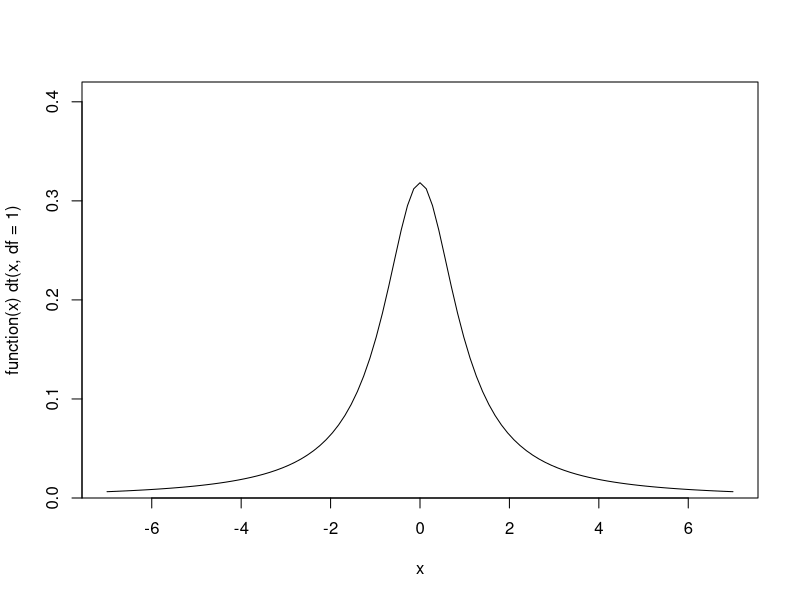
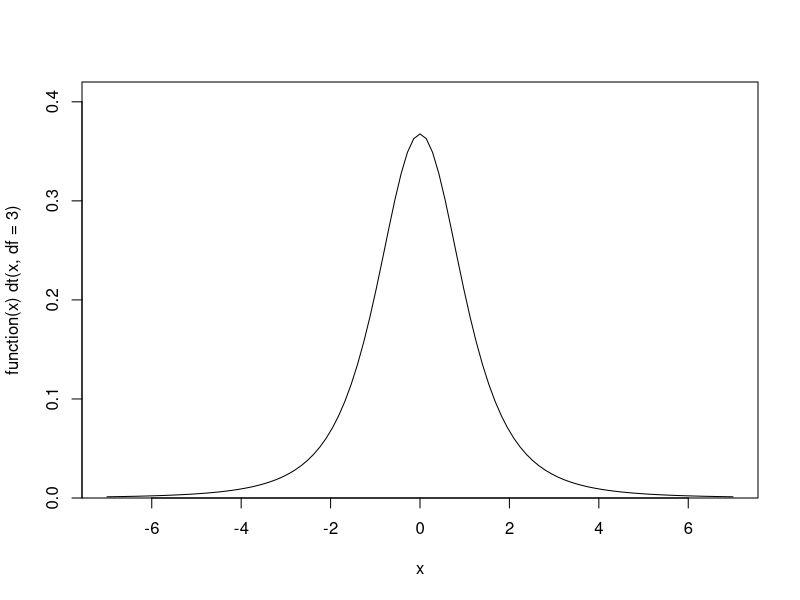
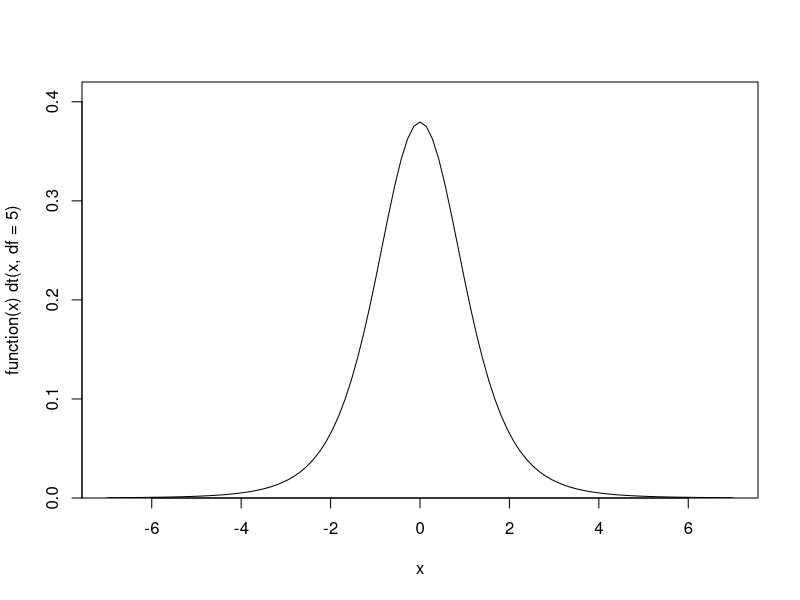
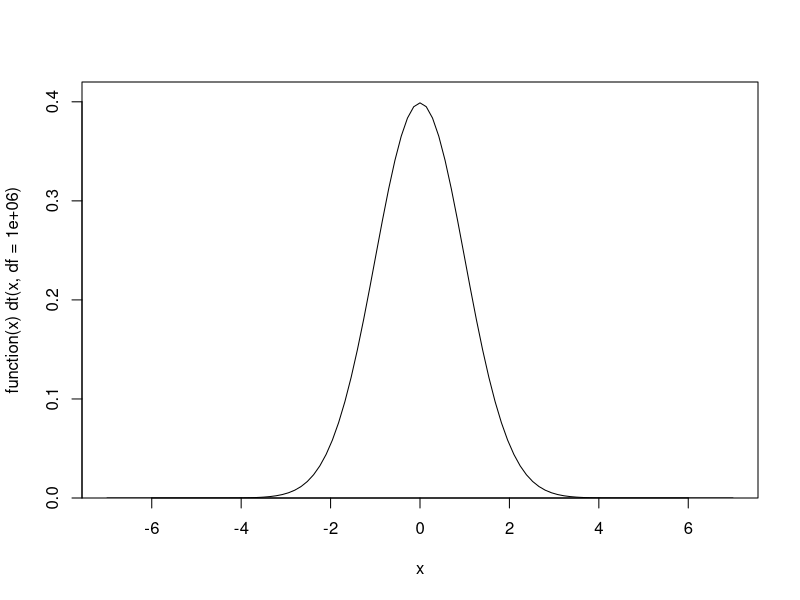
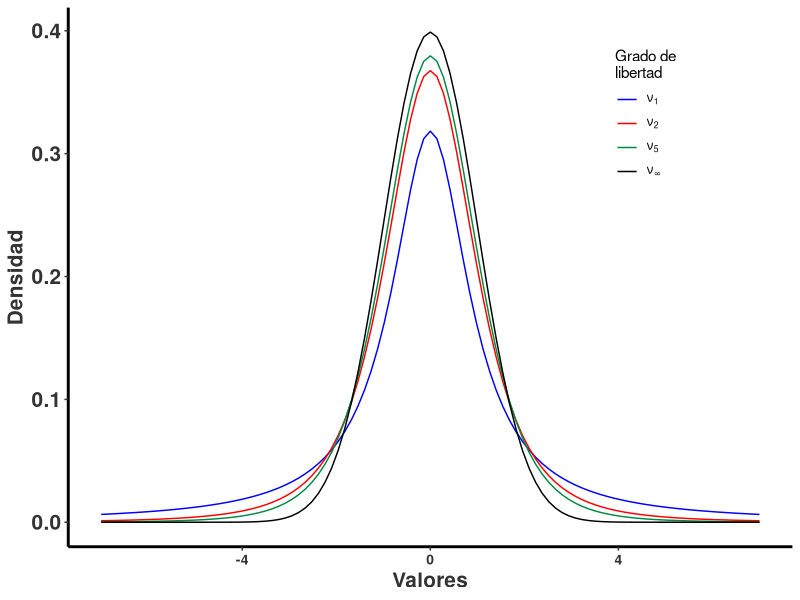
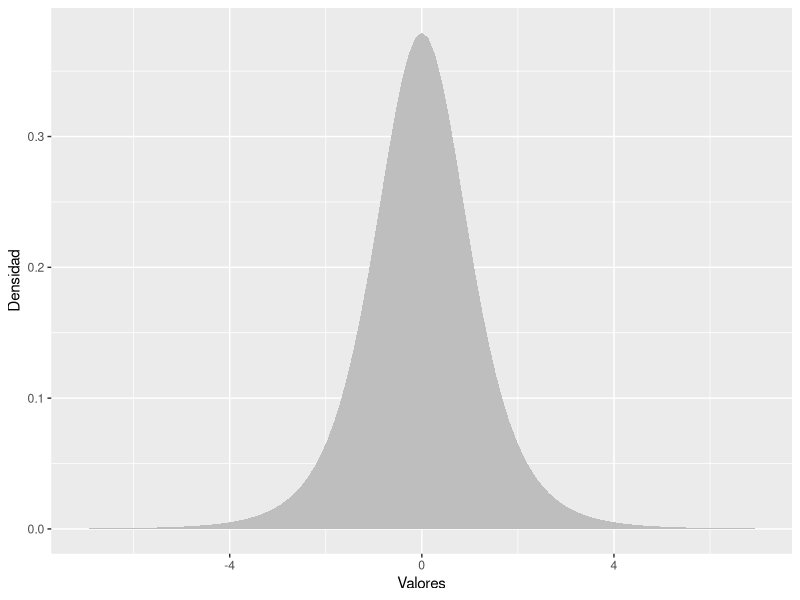
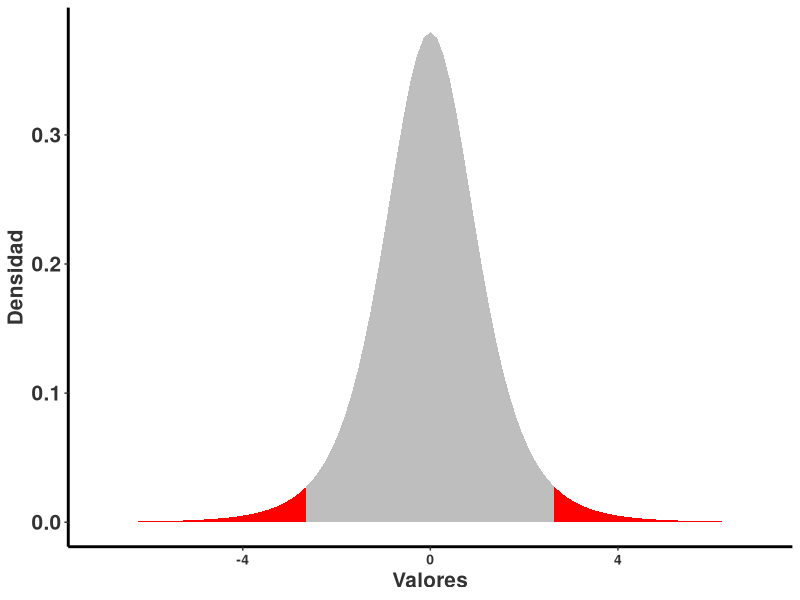
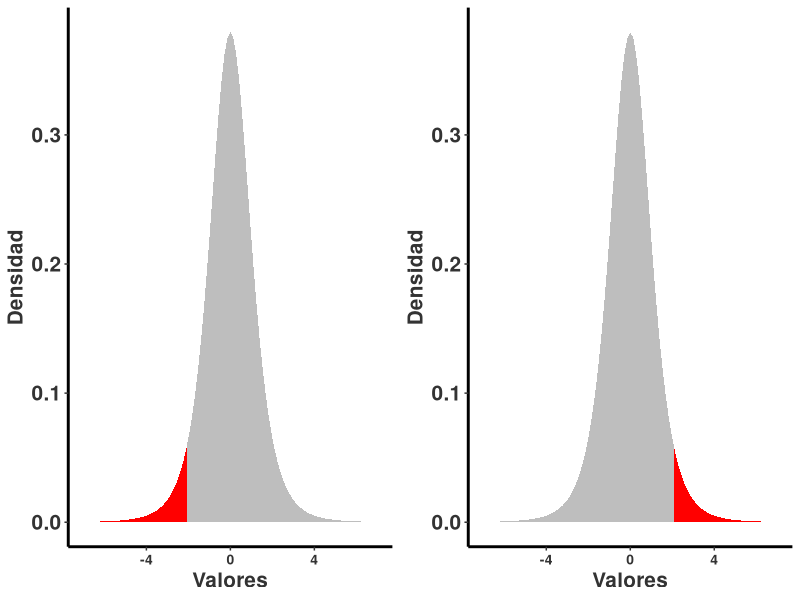

Write R code to recreate these figures, in order. (Note: this script raises an error after producing the figures.)
## ---- chunk 1
knitr::opts_chunk$set(echo = TRUE, warning=FALSE, message = FALSE)

## ---- chunk 2
library(gridExtra)
## ---- chunk 3
library(tidyverse)

rlt_theme <- theme(axis.title.y = element_text(colour="grey20",size=15,face="bold"),
        axis.text.x = element_text(colour="grey20",size=10, face="bold"),
        axis.text.y = element_text(colour="grey20",size=15,face="bold"),  
        axis.title.x = element_text(colour="grey20",size=15,face="bold"))+
  theme(
  # Remove panel border
  panel.border = element_blank(),  
  # Remove panel grid lines
  panel.grid.major = element_blank(),
  panel.grid.minor = element_blank(),
  # Remove panel background
  panel.background = element_blank(),
  # add thicker border lines
    axis.line.x = element_line(colour = "black", size = 1),
    axis.line.y = element_line(colour = "black", size = 1)
  )

# The palette with grey:
cbPalette1 <- c("#999999", "#E69F00", "#56B4E9", "#009E73", "#F0E442", "#0072B2", "#D55E00", "#CC79A7")

# The palette with black:
cbPalette2 <- c("#000000", "#E69F00", "#56B4E9", "#009E73", "#F0E442", "#0072B2", "#D55E00", "#CC79A7")

# To use for fills, add
#  scale_fill_manual(values=cbPalette)

# To use for line and point colors, add
  #scale_colour_manual(values=cbPalette)

## ---- chunk 4
colorize <- function(x, color) {
  if (knitr::is_latex_output()) {
    sprintf("\\textcolor{%s}{%s}", color, x)
  } else if (knitr::is_html_output()) {
    sprintf("<span style='color: %s;'>%s</span>", color, 
      x)
  } else x
}

#`r colorize("some words in red", "red")`


## ---- chunk 5

Sys.Date()
## ---- chunk 6
colorize <- function(x, color) {
  if (knitr::is_latex_output()) {
    sprintf("\\textcolor{%s}{%s}", color, x)
  } else if (knitr::is_html_output()) {
    sprintf("<span style='color: %s;'>%s</span>", color, 
      x)
  } else x
}

#`r colorize("some words in red", "red")`


## ---- chunk 7
x <- seq(from=-5, to=5, by=0.1)

df1=plot(function(x) dt(x, df = 1), -7, 7, ylim = c(0, 0.42),
     main="", yaxs="i")
df1x=df1$x
df1y=df1$y

df=cbind(df1x, df1y)
df

df3=plot(function(x) dt(x, df = 3), -7, 7, ylim = c(0, 0.42),
     main="", yaxs="i")
df3x=df3$x
df3y=df3$y

df3=cbind(df3x, df3y)

df5=plot(function(x) dt(x, df = 5), -7, 7, ylim = c(0, 0.42),
     main="", yaxs="i")

df5x=df5$x
df5y=df5$y

df5=cbind(df5x, df5y)

dfinf=plot(function(x) dt(x, df = 1000000), -7, 7, ylim = c(0, 0.42),
     main="", yaxs="i")

dfinfx=dfinf$x
dfinfy=dfinf$y

dfinf=cbind(dfinfx, dfinfy)



## ---- chunk 8
dfc=cbind(df1x, df1y, df3y, df5y, dfinfy )
dfcc=as.data.frame(dfc)
dfcc
head(dfcc, n=4)

## ---- chunk 9
library(tidyverse)
out <- dfcc %>% 
         gather(key=df, val, -df1x)%>%
  arrange(desc(df1x))
head(out, 12)
## ---- chunk 10
ggplot(out,aes(df1x, val, colour=df) )+
  geom_line()+
  rlt_theme+
  scale_colour_manual(name = "Grado de \nlibertad", values = c("blue", "red", "springgreen4", "black"), 
                     labels = expression(nu[1], nu[2],nu[5], nu[infinity]))+
                     theme(legend.position = c(0.8, 0.8))+
                     xlab("Valores")+
                     ylab("Densidad")
## ---- chunk 11
library(tidyverse)


subdf5=out%>%
  dplyr::select(df, df1x,val)%>%
filter(df=="df5y")
subdf5
  
 d5=ggplot(subdf5, aes(df5x, val) )+
  geom_area(fill="grey")+
  xlab("Valores")+
  ylab("Densidad")
d5

rand5=2.571

# subset region and plot
db5 <- ggplot_build(d5)$data[[1]]
head(db5, n=3)
## ---- chunk 12

d6 <- d5 + geom_area(data = subset(db5, x > rand5), aes(x=x, y=y), fill="red")+
  geom_area(data = subset(db5, x < -rand5), aes(x=x, y=y), fill="red")+
  rlt_theme
d6

## ---- chunk 13

randsup=2.015
d8 <- d5 + geom_area(data = subset(db5, x > randsup), aes(x=x, y=y), fill="red")+
  rlt_theme


d7 <- d5 + 
  geom_area(data = subset(db5, x < -randsup), aes(x=x, y=y), fill="red")+
  rlt_theme

gridExtra::grid.arrange(d7,d8, ncol=2)
## ---- chunk 14
qt(0.025, 19) # nota que se usa la mitad de 0.05, por que es una prueba de dos lados. 
## ---- chunk 15
UL=20+qt(0.025, 4)*1.76/sqrt(5)
LL=20-qt(0.025, 4)*1.76/sqrt(5)
UL
LL
## ---- chunk 16
UL=20+qt(0.025, 99)*1.76/sqrt(100)
LL=20-qt(0.025, 99)*1.76/sqrt(100)
UL
LL
## ---- chunk 17
knitr::include_graphics("Havel_Figures/9-3 Series - Confidence Interals.jpg")
## ---- chunk 18
t=(196.7-209.4)/((39.1)/sqrt(10000)) 
t # Valor t de observado
qt(0.025, 9999)  # valor de t-critico, de la tabla
## ---- chunk 19
data(tips, package="reshape2")
head(tips)
## ---- chunk 20
t.test(tips$tip, alternative="two.sided", mu=2.5, conf.level = .95)

## ---- chunk 21
# construir una distribución normal de los datos
randT<-rt(30000, df=NROW(tips)-1)+2.5

# Hacer la prueba de t
tipTTest<-t.test(tips$tip, alternative = "two.sided", mu=2.50)

tipTTest


# Graficar los resultados
ggplot(data.frame(x=randT))+
    geom_density(aes(x=x), fill="grey", color="grey")+ # La densidad de los datos
  geom_vline(xintercept = tipTTest$statistic, colour="red")+ # El resultado de la prueba estadística
  geom_vline(xintercept = mean(randT)+c(-2,2)*sd(randT), linetype=2)+ # El intervalo de confianza
  xlab("Promedio de propina")
